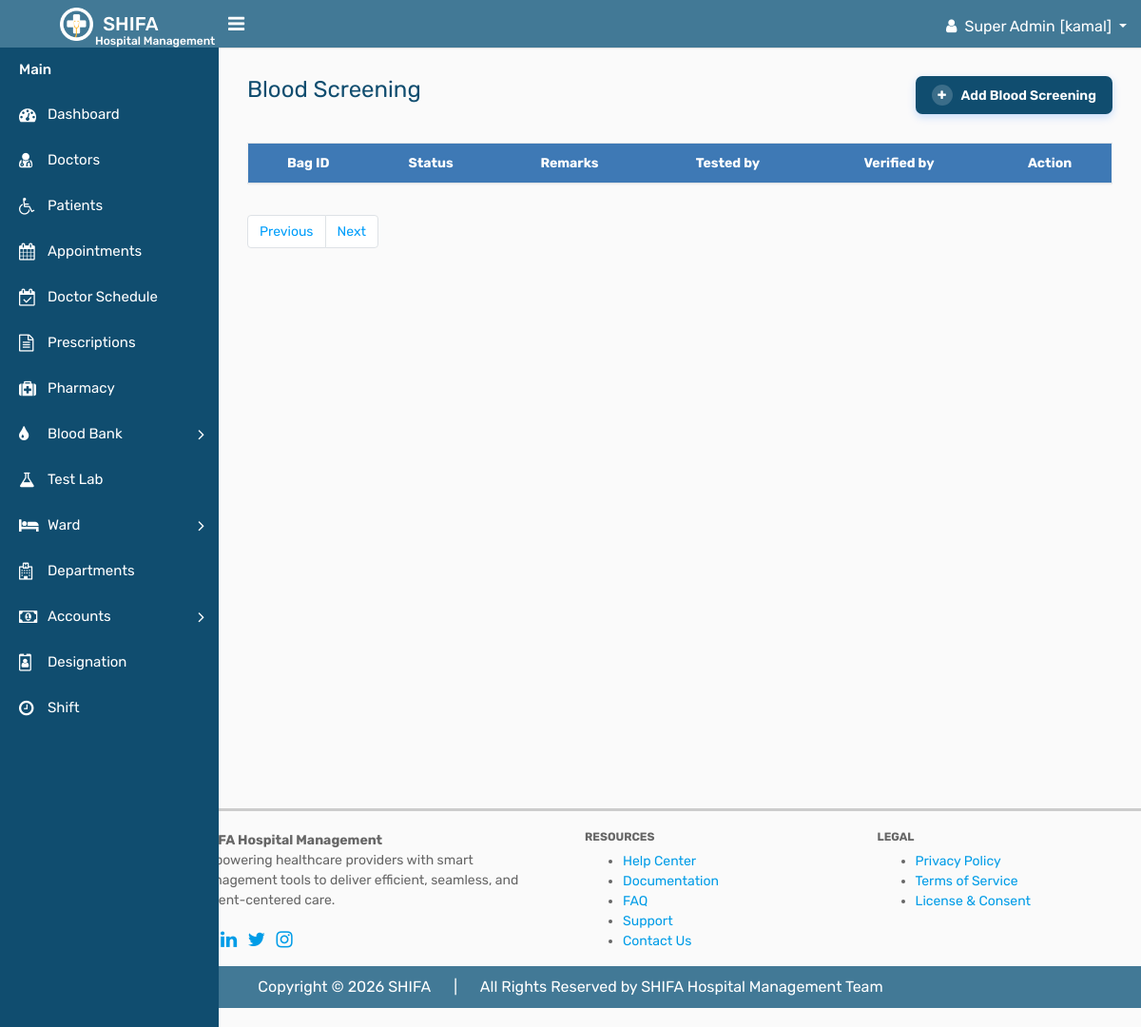
Page /blood_bank/screening/screening.php (signed in) on the earlier database version.
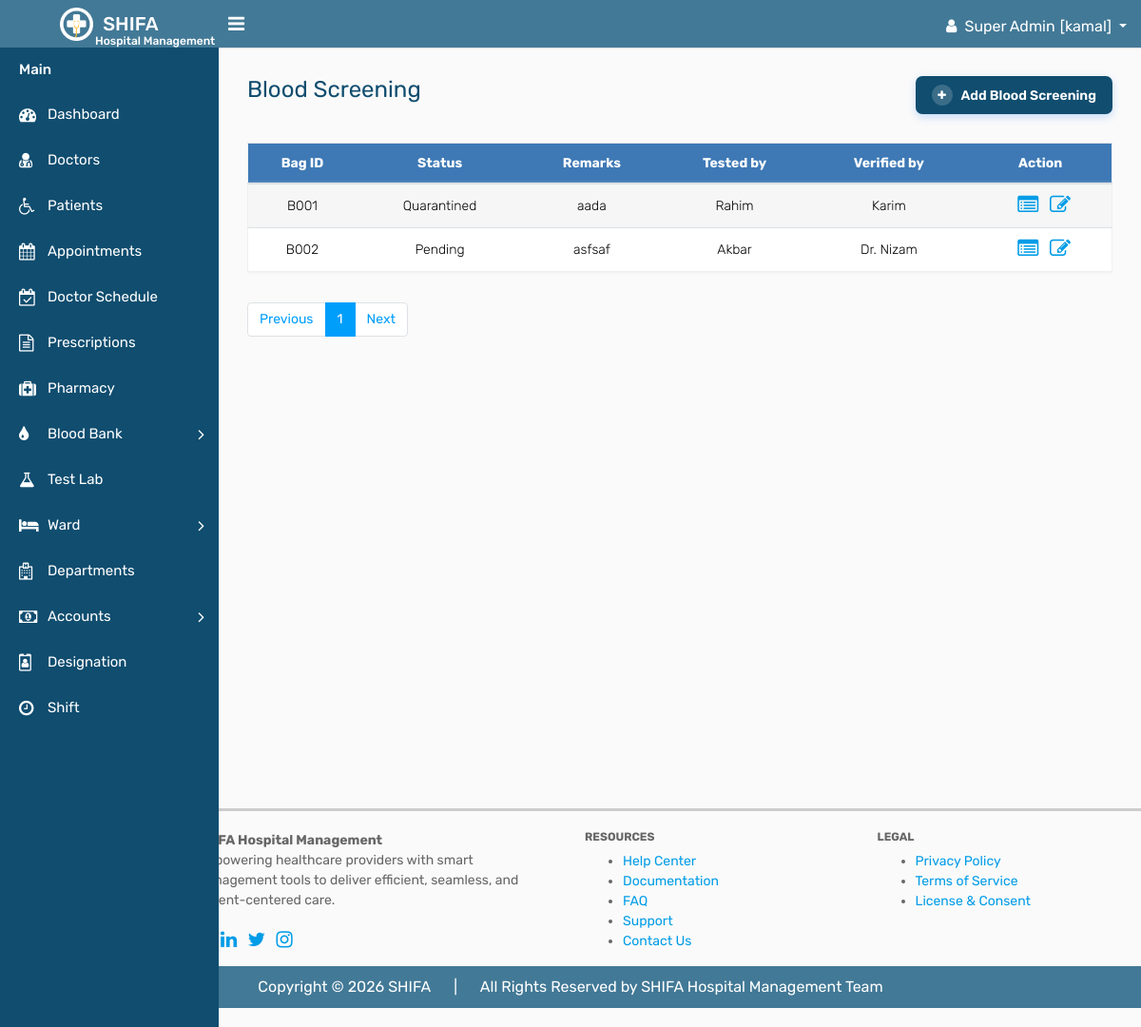
Same page on the later database version.
### tables this page shows
CREATE TABLE `screening` (
  `id` int(11) NOT NULL,
  `bag_id` varchar(11) DEFAULT NULL,
  `abo_group` int(4) DEFAULT NULL COMMENT '1=A, 2=B, 3=AB, 4=O',
  `rh_type` int(4) DEFAULT NULL COMMENT '1=positive(+), 2=negative(-)',
  `hiv` int(4) DEFAULT NULL COMMENT '1=pending, 2=non-reactive, 3=reactive, 4=invalid',
  `hbsag` int(4) DEFAULT NULL COMMENT '1=pending, 2=non-reactive, 3=reactive, 4=invalid',
  `hcv` int(4) DEFAULT NULL COMMENT '1=pending, 2=non-reactive, 3=reactive, 4=invalid',
  `syphilis` int(4) DEFAULT NULL COMMENT '1=pending, 2=non-reactive, 3=reactive, 4=invalid',
  `malaria` int(4) DEFAULT NULL COMMENT '1=pending, 2=non-reactive, 3=reactive, 4=invalid',
  `other` int(4) DEFAULT NULL COMMENT '1=positive(+), 2=negative(-)',
  `status` int(4) DEFAULT NULL COMMENT '1=pending, 2=passed, 3=quarantined, 4=reactive, 5=invalid, 6=discarded, 7=released',
  `tested_by` varchar(40) DEFAULT NULL,
  `tested_at` datetime DEFAULT NULL,
  `verified_by` varchar(40) DEFAULT NULL,
  `verified_at` datetime DEFAULT NULL,
  `remarks` text DEFAULT NULL,
  `created_at` timestamp NULL DEFAULT NULL,
  `updated_at` timestamp NULL DEFAULT NULL,
  `deleted_at` timestamp NULL DEFAULT NULL
);

### crud/crud_class.php (called while the page is built, shortened)
<?php
class crud_class{
    private $host = "localhost";
    private $username = "root";
    private $password = "";
    private $database = "shifa";
    public $conn;
    public function __construct(){
        $this->conn = new mysqli($this->host, $this->username, $this->password, $this->database);
    }
    public function common_select($table, $columns = "*", $where = [],$where_condition = "AND", $order_by = "",
        $sort_order = "ASC",$limit = "",$offset = ""){
        $result=[
            "status"=>false,
            "data"=>[],
            "message"=>""
        ];
        $sql = "SELECT $columns FROM $table";
        if(!empty($where)){
            $where_clauses = [];
            foreach($where as $column => $value){
                $where_clauses[] = "$table" . "." . "$column = '" . $this->conn->real_escape_string($value) . "'";
            }
            $sql .= " WHERE " . implode(" $where_condition ", $where_clauses);
            $sql .= " AND deleted_at IS NULL";
        }else{
            $sql .= " WHERE deleted_at IS NULL";
        }
        if(!empty($order_by)){
            $sql .= " ORDER BY $order_by $sort_order";
        }
        if(!empty($limit)){
            $sql .= " LIMIT $limit";
        }
        $rs = $this->conn->query($sql);
        if($rs->num_rows > 0){
            $result["status"] = true;
            $result["message"] = "Records found";
            while($row = $rs->fetch_object()){
                $result["data"][] = $row;
            }
            return $result;
        } else {
            $result["message"] = "No records found";
            return $result;
        }
    }
    public function number_of_records($table){
        $sql = "SELECT COUNT(*) as total FROM $table";
        $rs = $this->conn->query($sql);
        if($rs->num_rows > 0){
            $row = $rs->fetch_object();
            return $row->total;
        } else {
            return 0;
        }
    }
}

### component/connection.php (called while the page is built, shortened)
<?php
    $base_url = "http://localhost/shifa/";
    require_once  ($_SERVER['DOCUMENT_ROOT'] . "/shifa/crud/crud_class.php");
    $crud = new crud_class();
?>

### blood_bank/screening/screening.php (the view, shortened to what the changed rows need)
<?php require_once "../../component/header.php"; ?>
<?php require_once "../../component/sidebar.php"; ?>
<div class="page-wrapper">
            <div class="content">
                <div class="row">
                    <div class="col-md-12">
                        <div class="table-responsive">
                            <table class="table text-center table-striped custom-table">
                                <thead>
                                    <tr style="background-color: #3e79b5; color: #fff;">
                                        <th>Bag ID</th>
                                        <th>Status</th>
                                        <th>Remarks</th>
                                        <th>Tested by</th>
                                        <th>Verified by</th>
                                        <th>Action</th>
                                    </tr>
                                </thead>
                                <tbody>
                                    <tr>
                                        <?php
                                        if(isset($_GET['page']) && is_numeric($_GET['page'])){
                                            $page = (int)$_GET['page'];
                                        } else {
                                            $page = 1;
                                        }
                                        $screening = $crud->common_select("screening",'*',[],'AND','id','ASC',10,($page-1)*10);
                                        if($screening['status']){
                                        foreach ($screening['data'] as $screening) { ?>
                                        <td><?= $screening->bag_id ?></td>
                                        <td><?php $screeningStatuses = [1 => 'Pending', 2 => 'Passed', 3 => 'Quarantined', 4 => 'Reactive', 5 => 'Invalid', 6 => 'Discarded', 7 => 'Released'];?>
                                            <?= htmlspecialchars($screeningStatuses[(int)$screening->status] ?? 'N/A') ?></td>
                                        <td><?= $screening->remarks ?></td>
                                        <td><?= $screening->tested_by ?></td>
                                        <td><?= $screening->verified_by ?></td>
                                        <td>
                                            <a href="<?= $base_url ?>blood_bank/screening/view_screening.php?id=<?= $screening->id ?>"><i class="fa fa-list-alt pl-2" style="font-size: 22px;"></i></a>
                                            <a href="<?= $base_url ?>blood_bank/screening/edit_screening.php?id=<?= $screening->id ?>"><i class="fa fa-edit pl-2" style="font-size: 22px;"></i></a>
                                        </td>
                                    </tr>
                                            <?php } } ?>
                                </tbody>
                            </table>
                        </div>
                        <div class="pb-3 ps-3 mt-3 d-flex justify-content-center justify-content-md-between justify-content-lg-between flex-wrap flex-md-nowrap">
                <nav aria-label="Page navigation" class="mb-3 mb-md-0 mb-lg-0">
                  <?php
                      $total_records = $crud->number_of_records("screening");
                      $records_per_page = 10;
                      $total_pages = ceil($total_records / $records_per_page);
                  ?>
                  <ul class="pagination">
                    <?php for ($i = 1; $i <= $total_pages; $i++) { ?>
                      <li class="page-item <?= ($i == $page) ? 'active' : '' ?>"><a class="page-link" href="<?= $base_url ?>blood_bank/screening/screening.php?page=<?= $i ?>"><?= $i ?></a></li>
                    <?php } ?>
                  </ul>
              </nav>
            </div>
        </div>
    </div>
</div>
</div>
<?php require_once "../../component/footer.php" ?>

Differences in the rows shown:
added screening: bag "B001", status "Quarantined", remarks "aada", tested_by "Rahim", verified_by "Karim"
added screening: bag "B002", status "Pending", remarks "asfsaf", tested_by "Akbar", verified_by "Dr. Nizam"
Other differences:
new list line: "1"
